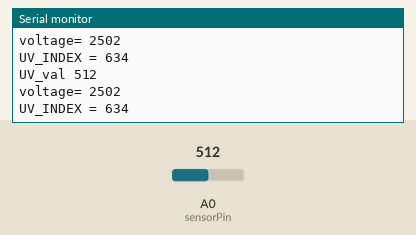
Recording of a sketch running on a simulated Arduino Uno, built with avr-gcc and run on an emulated ATmega328P. Shown: the last lines printed to the serial monitor. The inputs (shaded band) are chosen by the test bench; at power-on: A0 (sensorPin) = 512.

Above: at 1.8 s.
1.9 s: A0 (sensorPin) set to 616
At 2.8 s:
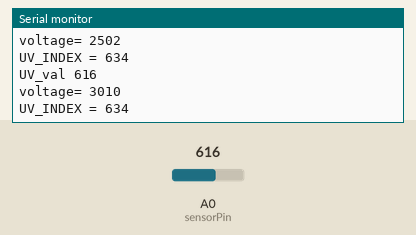
3.4 s: A0 (sensorPin) set to 596
At 4.5 s:
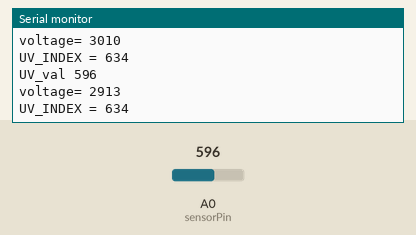
Timing chart, 0 to 6.4 s (numbered marks = the images above; inputs shaded):
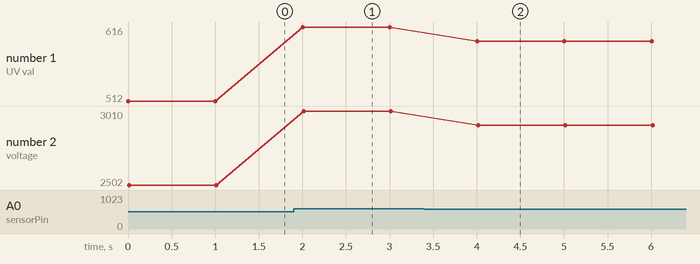

The sketch:

UVm30a_sensor.ino
```cpp
int sensorPin = A0;  // input pin
int UV_val = 0;// variable to store the value coming from the sensor
int UVIndex = 0;

void setup() {
  Serial.begin(9600);
  pinMode(A0,INPUT);
}

void loop() {
  UV_val = analogRead(sensorPin);// read analog value between 0 to 1023
  Serial.print("UV_val ");
  Serial.println(UV_val);
   int voltage = (UV_val * (5.0 / 1023.0))*1000;  //Voltage in miliVolts
   Serial.print("voltage= ");
   Serial.println(voltage);
//print digital value on serial monitor
if(voltage<=227)
  {
    UVIndex = "0";

  }else if (voltage>227 && voltage<=318)
  {
    UVIndex = "1";
  }
  else if (voltage>318 && voltage<=408)
  {
    UVIndex = "2";
  }else if (voltage>408 && voltage<=503)
  {
    UVIndex = "3";
  }
  else if (voltage>503 && voltage<=606)
  {
    UVIndex = "4";
  }else if (voltage>606 && voltage<=696)
  {
    UVIndex = "5";
  }else if (voltage>696 && voltage<=795)
  {
    UVIndex = "6";
  }else if (voltage>795 && voltage<=881)
  {
    UVIndex = "7";
  }
  else if (voltage>881 && voltage<=976)
  {
    UVIndex = "8";
  }
  else if (voltage>976 && voltage<=1079)
  {
    UVIndex = "9";
  }
  else if (voltage>1079 && voltage<=1170)
  {
    UVIndex = "10";
  }else if (voltage>1170)
  {
    UVIndex = "11";
  }
  //delay (1000);
  //return UVIndex;
Serial.print("UV_INDEX = ");
Serial.println(UVIndex);
  delay(1000);
}
```

Measured:
- after the input at 1.9 s, the serial monitor: prints a new line after 0.10 s (image 1)
- after the input at 3.4 s, the serial monitor: prints a new line after 0.60 s (image 2)
- plotted number 1: 512 → 616 after the input at 1.9 s, 616 → 596 after the input at 3.4 s
- plotted number 2: 2502 → 3010 after the input at 1.9 s, 3010 → 2913 after the input at 3.4 s
